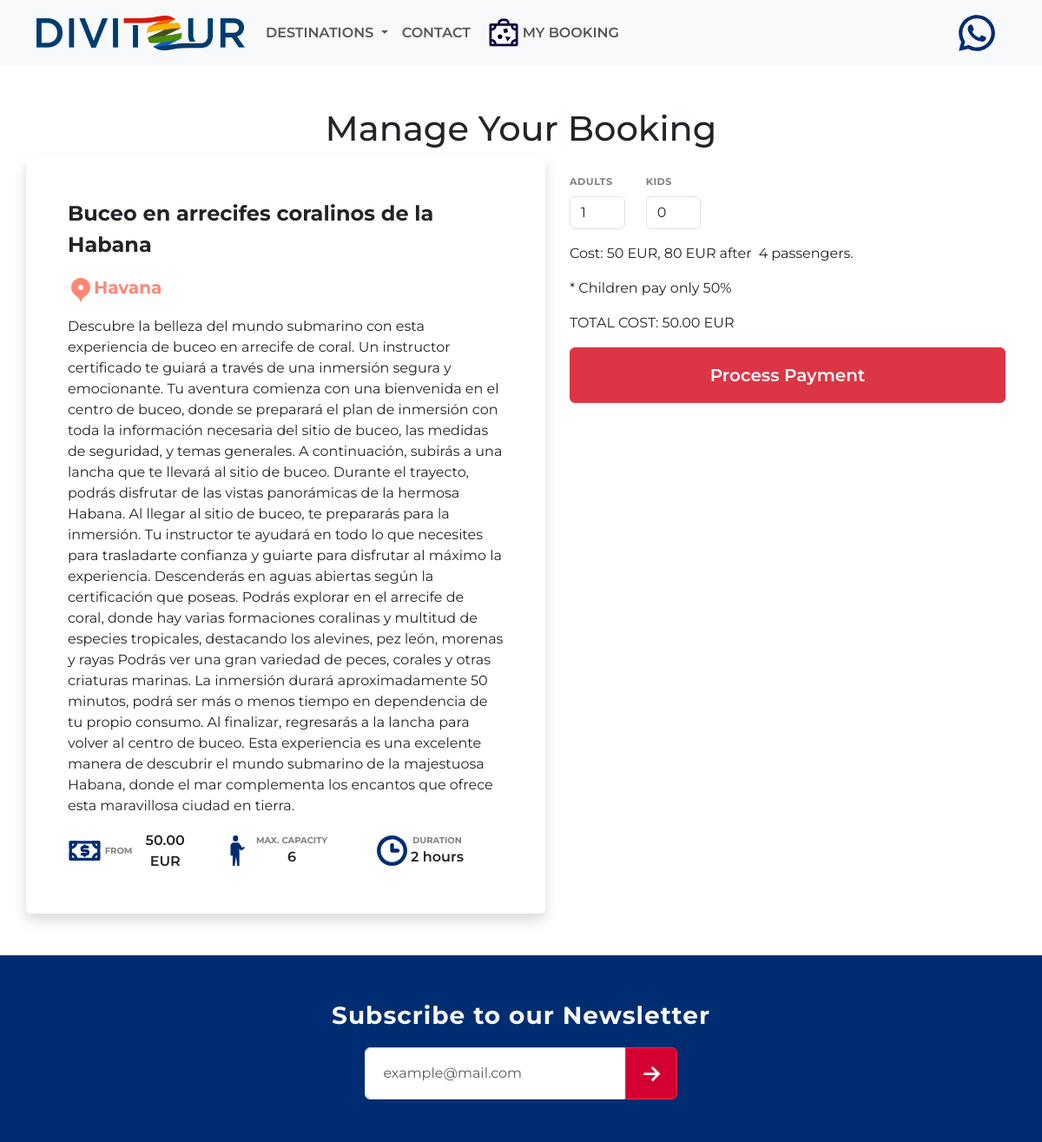
The page /pages/manage-booking.php?destname=Havana&tbl=servicios&id=1 (upper part) on the database as committed earlier.
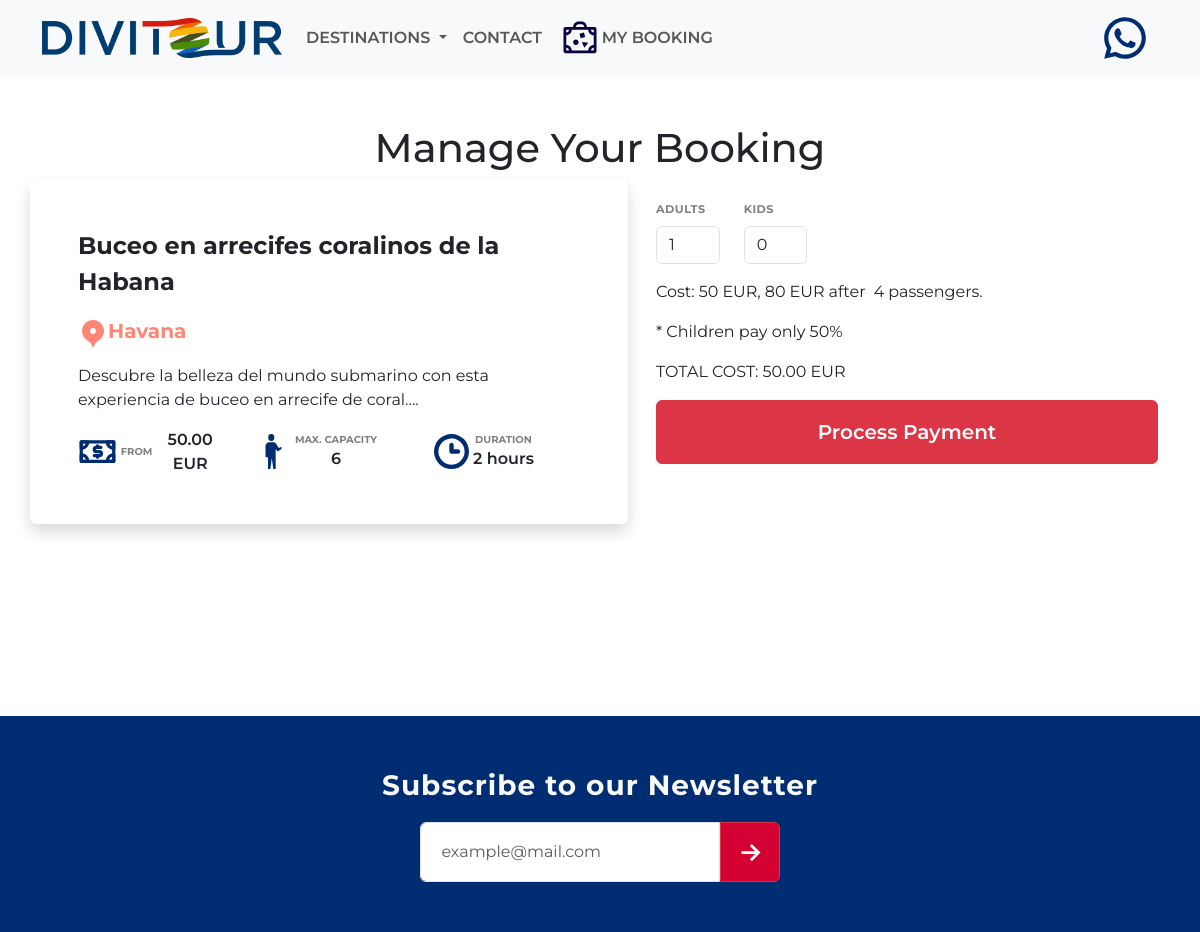
The same page on the database as committed later.
### tables this page shows
CREATE TABLE `servicios` (
  `id` int(10) UNSIGNED NOT NULL,
  `destino_id` varchar(10) NOT NULL,
  `tipo` varchar(11) NOT NULL,
  `nombre` varchar(255) NOT NULL,
  `descripcion` text NOT NULL,
  `included` text NOT NULL,
  `pax_range` varchar(10) NOT NULL DEFAULT '1,1',
  `base_cost` decimal(10,0) UNSIGNED NOT NULL DEFAULT 0,
  `base_pax_limit` int(10) NOT NULL DEFAULT 0,
  `over_cost` decimal(10,0) UNSIGNED NOT NULL DEFAULT 0,
  `duracion` varchar(10) NOT NULL,
  `horario` varchar(255) NOT NULL,
  `pol_cancel` varchar(255) NOT NULL DEFAULT 'Custom 0-1 dia  100%, 1-2 dias 75%, 2-3 dias 50%',
  `inmersiones` int(10) NOT NULL DEFAULT 0,
  `image_url` varchar(255) NOT NULL
);

### pages/manage-booking.php (the view, shortened to what this page needs)
<?php
    include('../includes/dbh.inc.php');
    include('../includes/header.inc.php');
    if (!isset($_GET['tbl']) || !isset($_GET['id'])) {
        header('Location: '.$base_url.'index.php');
    } else {
        $tbl = htmlspecialchars($_GET['tbl']);
        $productId = $_GET['id'];
        if ($stmt=$connect->prepare('SELECT * FROM ' . $tbl . ' where id = ?')) {
            $stmt->bind_param('s',$productId);
            $stmt->execute();
            $result=$stmt->get_result();
            while ($row = mysqli_fetch_assoc($result)) { ?>
                <main class="container py-5" style="min-height: 80vh;">
                <h1 class="text-center">Manage Your Booking</h1>
                    <div class="row h-100 justify-content-center gap-3">
                        <div class="col h-100 shadow rounded p-5">
                            <p class="fw-bold fs-4 "><?php echo $row['nombre'] ?></p>
                            <?php if (isset($_GET['destname'])) { ?>
                                <p class="fw-bold fs-5" style="color:var(--softred)"><img src="../images/icons/icons8-gps-30.png"><?php echo $_GET['destname'] ?></p>
                            <?php } ?>
                            <p class="fw-normal"><?php echo $row['descripcion'] ?></p>
                            <div class="row align-items-center justify-content-start gap-2">
                <?php
                  $base_cost = $row['base_cost'];
                  if ($base_cost && $base_cost > 0) { ?>
                  <div class="col d-block d-md-flex gap-1 align-items-center">
                    <div  class="m-auto m-md-0" style="width: 45px; height:45px;">
                      <img class="w-100 h-100 object-fit-contain" src="../images/icons/money-dollar-svgrepo-com.svg">
                    </div>
                    <div class="d-flex d-md-block">
                      <div class="d-flex align-items-center gap-1">
                        <p class="fw-bold m-0" style="font-size: 10px; color:gray">FROM</p>
                        <p class="card-text fw-semibold text-center m-0"> <?php echo $base_cost.'.00 EUR' ?></p>
                      </div>
                    </div>
                  </div>
                <?php } ?>
                <?php
                  $max_pax = explode(",",$row['pax_range'])[1];
                  if ($max_pax > 0) { ?>
                  <div class="col d-block d-md-flex gap-1 align-items-center">
                    <div class="m-auto m-md-0" style="width: 35px; height: 35px;">
                      <img class="w-100 h-100 object-fit-contain" src="../images/icons/person-explaining-something-svgrepo-com.svg">
                    </div>
                    <div class="d-block">
                      <p class="text-center fw-bold m-0" style="font-size: 10px; color:gray">MAX. CAPACITY</p>
                      <p class="card-text fw-semibold text-center"><?php echo $max_pax ?></p>
                    </div>
                  </div>
                <?php } ?>
                <?php
                  $duration = $row['duracion'];
                  if ($duration && $duration > 0) { ?>
                  <div class="col d-block d-md-flex gap-1 align-items-center">
                    <div class="m-auto m-md-0" style="width: 35px; height: 35px;">
                      <img class="w-100 h-100 object-fit-contain" src="../images/icons/time-svgrepo-com.svg">
                    </div>
                    <div class="d-block">
                      <p class="text-center fw-bold m-0" style="font-size: 10px; color:gray">DURATION</p>
                      <p class="card-text fw-semibold text-center"><?php echo $duration ?></p>
                    </div>
                  </div>
                <?php } ?>
            </div>
                        </div>
                        <form class="col rounded" action="" method="post">
                            <div class="d-block d-md-flex gap-4 m-0 py-3 rounded align-items-center">
                                <div class="col">
                                    <div class="row">
                                        <div class="col-2">
                                            <?php
                                                $pax_range = explode(",", $row['pax_range']);
                                                $pax_min = $pax_range[0];
                                            ?>
                                            <label for="adultsInput" class="form-label">ADULTS</label>
                                            <input id="adultsInput" type="number" class="form-control" name="adults" min="<?php echo $pax_min ?>" value="<?php echo $pax_min ?>">
                                        </div>
                                        <div class="col-2">
                                            <label for="childInput" class="form-label">KIDS</label>
                                            <input id="childInput" type="number" class="form-control" name="kids" min="0" value="0">
                                        </div>
                                    </div>
                                </div>
                            </div>
                                <span class="d-flex gap-1"><p>Cost: </p><p id="baseCost"><?php echo ' '. $row['base_cost'] ?></p>EUR,<p id="overCost"><?php echo $row['over_cost'] ?></p><p>EUR</p> after</p><p id="baseLimit"><?php echo $row['base_pax_limit'] ?></p>passengers.</p></span>
                                <p> * Children pay only 50%</p>
                                <p id="currentCost">0.00 EUR</p>
                                <button type="submit" class="btn btn-danger w-100 fs-5 fw-semibold p-3">Process Payment</button>
                        </form>
                    </div>
                </main>
                <?php }
        } else {
            header('Location: '.$base_url.'index.php');
        }
    } ?>
<?php
    include('../includes/footer.inc.php');
?>

### includes/header.inc.php (shortened to what this page needs)
<?php
  $base_url = "/divitour-website/";
?>
<!DOCTYPE html>
<html lang="en">
  <head>
    <link
      href="<?php echo $base_url . 'assets/bootstrap-5.3.3-dist/css/bootstrap.min.css'; ?>"
      rel="stylesheet"
    />
    <link rel="stylesheet" href= <?php echo $base_url . "css/main.css" ?> />
  </head>
  <body>
    <nav class="navbar navbar-expand-lg bg-body-tertiary fixed-top" role="navigation">
      <div class="container">
        <a class="navbar-brand" href="<?php echo $base_url . 'index.php'; ?>" style="width:240px; height: 60px;">
          <img class="w-100 h-100 object-fit-contain" src="<?php echo $base_url . 'images/divitour-full.png'; ?>" alt="Divitour logo">
        </a>
        <div class="collapse navbar-collapse" id="navbarNavDropdown">
          <ul class="navbar-nav d-flex align-items-center justify-content-sm-start me-auto mb-2 mb-lg-0">
            <li class="nav-item dropdown">
              <a class="nav-link dropdown-toggle fw-semibold" href="#" role="button" data-bs-toggle="dropdown" aria-expanded="false">
                DESTINATIONS
              </a>
            </li>
            <li class="nav-item">
              <a class="nav-link fw-semibold" href="#contacts">CONTACT</a>
            </li>
            <li class="nav-item">
              <a class="nav-link d-flex align-items-center fw-semibold" href="<?php echo $base_url.'pages/product-search.php' ?>"><img class="w-25 h-25" src="<?php echo $base_url.'images/icons/travel-suitcase-svgrepo-com.svg' ?>" alt="">MY BOOKING</a>
            </li>
          </ul>
          <a class="d-flex me-2" href="https://wa.me/5352529974" target="_blank" style="height: 50px; width:50px;"><img class="w-100 h-100" src=<?php echo $base_url . 'images/icons/icons8-whatsapp.svg'; ?> /></a>
        </div>
      </div>
    </nav>

### includes/footer.inc.php (shortened to what this page needs)
<footer class="container-fluid" style="background-color: var(--darkblue-color);">
  <section class="container-fluid py-5 mb-5" style="background-color: var(--darkblue-color);">
    <p class="fs-3 fw-bold text-center text-light" style="letter-spacing: 1px;">Subscribe to our Newsletter</p>
    <div class="row w-100 justify-content-center m-0" style="height: 60px;">
      <form class="col-lg-4 d-flex justify-content-around" method="post">
        <input name="email" type="email" class="col form-control rounded-0 rounded-start" id="emailInput" placeholder="  example@mail.com">
        <button type="submit" class="col-2 fw-semibold btn btn-danger rounded-0 rounded-end" style="background-color: var(--darkred-color);"><img class="d-flex w-100 h-100" src="<?php echo $base_url . 'images/icons/form-next-link-svgrepo-com.svg' ?>"></button>
      </form>
    </div>
  </section>
</footer>
  </body>
</html>

### css/main.css (style rules this page uses)
:root { --darkred-color: #d50032; --softred: #ff8674; --darkblue-color: #002d72; --excursions-bg: #f1f1f1; --nav-height:76px; }
a { cursor: pointer; }
body { width: 100%; height: 100%; font-family: 'Montserrat', sans-serif; margin-top: var(--nav-height); }
.nav-link { font-size: 16px; }

### pages/manage-booking.php (style rules this page uses)
input { color: red; font-size: .7rem; font-weight: bold; }

Rows that differ between the two databases and show on the page:
changed servicios "Buceo en arrecifes coralinos de la Habana": descripcion "…en arrecife de coral. Un instructor certificado te guiará a través de una inmersión segura y emocionante. Tu aventura comienza con una bienvenida en el centro de buceo, donde se preparará el plan de inmersión con toda la información necesaria del sitio de buceo, las medidas de seguridad, y temas generales. A continuación, subirás a una lancha que te llevará al sitio de buceo. Durante el trayecto, podrás disfrutar de las vistas panorámicas de la hermosa Habana. Al llegar al sitio de buceo, te prepararás para la inmersión. Tu instructor te ayudará en todo lo que necesites para trasladarte confianza y guiarte para disfrutar al máximo la experiencia. Descenderás en aguas abiertas según la…" → "Descubre la belleza del mundo submarino con esta experiencia de buceo en arrecife de coral. ..."
